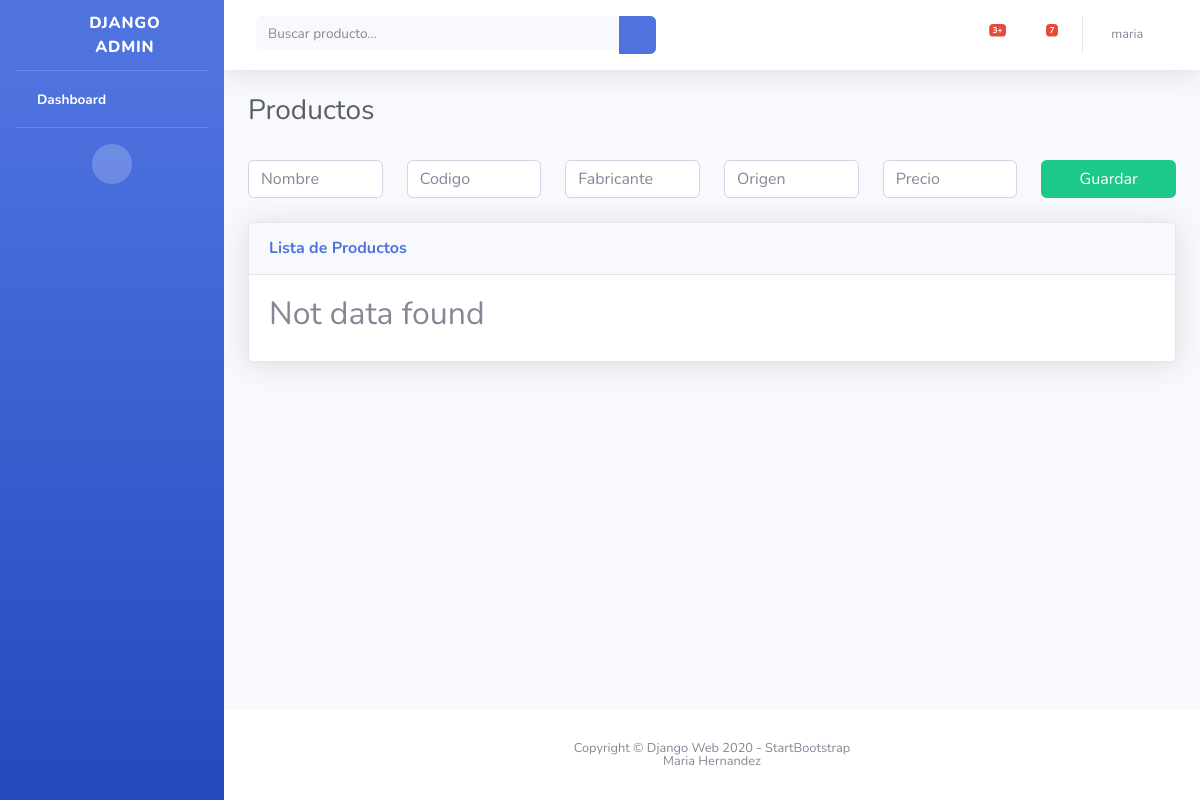
Page /user/logged_in/home (signed in) on the earlier database version.
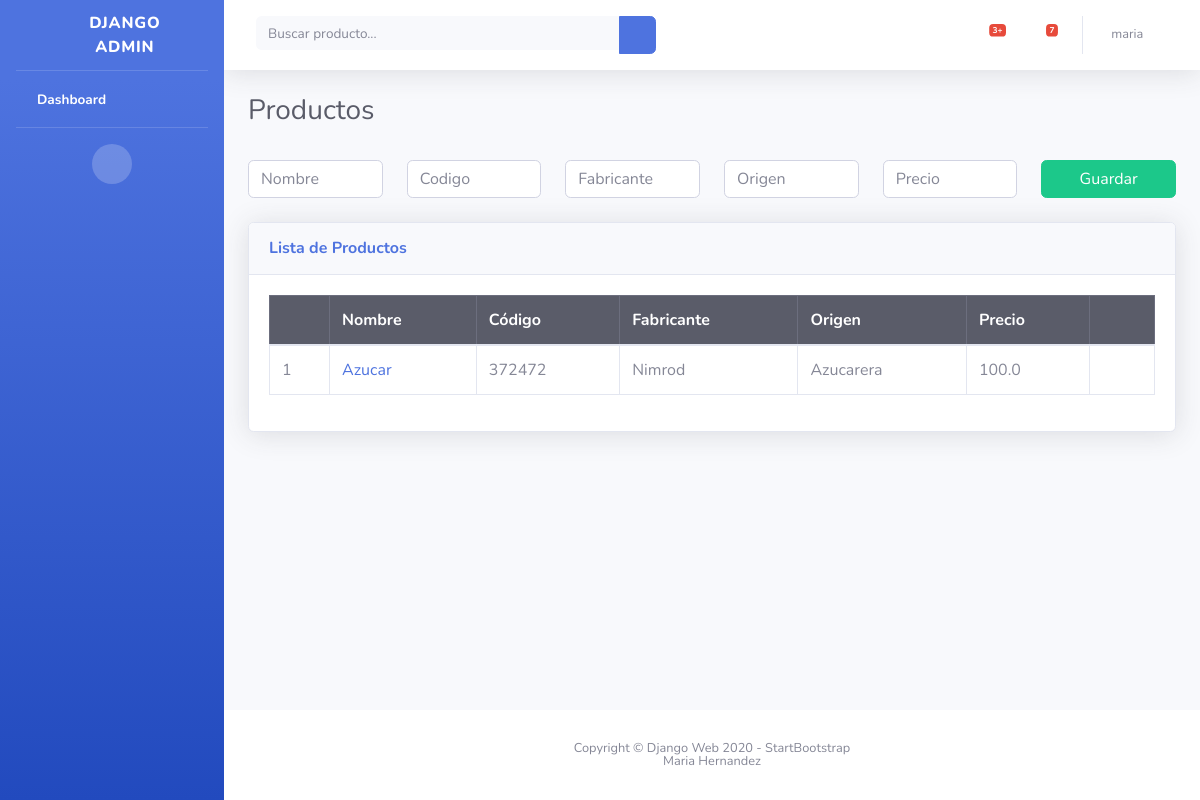
Same page on the later database version.
### productoapp/models.py (models this page shows)
class Producto(models.Model):
    name = models.CharField(max_length=200)
    code = models.IntegerField()
    fabricante = models.CharField(max_length=200)
    origen = models.CharField(max_length=200)
    precio = models.FloatField()

### productoapp/views.py (the view, shortened to what this page needs)
# urls.py: path('user/logged_in/home', Home.as_view(), name='home'),
class Home(LoginRequiredMixin,ListView):
    template_name = "productoapp/home.html"
    model= Producto
    ordering = ['name']
    def get_context_data(self, **kwargs):
        context = super(Home,self).get_context_data(**kwargs)
        form = ProductForm()
        context['form'] = form
        return context

### productoapp/forms.py
class ProductForm(forms.ModelForm):
    class Meta:
        model = Producto
        fields = ['name', 'code', 'fabricante', 'origen', 'precio']
        widgets = {
            'name': forms.TextInput(attrs={'class':'form-control','placeholder':'Nombre'}),
            'code': forms.TextInput(attrs={'class':'form-control','placeholder':'Codigo'}),
            'fabricante': forms.TextInput(attrs={'class':'form-control','placeholder':'Fabricante'}),
            'origen': forms.TextInput(attrs={'class':'form-control','placeholder':'Origen'}),
            'precio': forms.TextInput(attrs={'class':'form-control','placeholder':'Precio'})
        }

### productoapp/templates/productoapp/home.html (shortened to what this page needs)
{% extends 'productoapp/base_home.html' %}
  {% block main %}
    <h1 class="h3 mb-2 text-gray-800">Productos</h1>
    <br />
    <form method="post" enctype="multipart/form-data" >
      <div class="row">
        {% for fields in form %}
          <div class="col">
            {{fields}}
          </div>
        {% endfor %}
        <div class="col">
          <button type="submit" class="btn btn-success btn-block">Guardar</button>
        </div>
      </div>
    </form>
    <br />
    <div class="card shadow mb-4">
      <div class="card-header py-3">
        <h6 class="m-0 font-weight-bold text-primary">Lista de Productos</h6>
      </div>
      <div class="card-body">
        {% if not object_list %}
          <h2>Not data found</h2>
        {% else %}
          <div class="table-responsive">
            <table class="table table-bordered table-hover" id="dataTable" width="100%" cellspacing="0">
              <thead class="table-dark">
                <tr>
                  <th></th>
                  <th>Nombre</th>
                  <th>Código</th>
                  <th>Fabricante</th>
                  <th>Origen</th>
                  <th>Precio</th>
                  <th></th>
                </tr>
              </thead>
              <tbody>
                {% for emp in object_list %}
                  <tr>
                    <td>{{ forloop.counter }}</td>
                    <td><a href="{% url 'edit_product' pk=emp.pk %}">{{ emp.name }}</a></td>
                    <td>{{ emp.code }}</td>
                    <td>{{ emp.fabricante }}</td>
                    <td>{{ emp.origen }}</td>
                    <td>{{ emp.precio }}</td>
                    <td class="text-center">
                      <a href="{% url 'delete_product' pk=emp.pk %}"><i class="fas fa-trash-alt text-danger"></i></a>
                    </td>
                  </tr>
                {% endfor %}
              </tbody>
            </table>
          </div>
        {% endif %}
      </div>
    </div>
  {% endblock %}

Differences in the rows shown:
added Producto: name "Azucar", code "372472", fabricante "Nimrod", origen "Azucarera", precio "100.0"
Other differences:
text no longer shown: "Not data found"
text now shown: "Nombre Código Fabricante Origen Precio"
